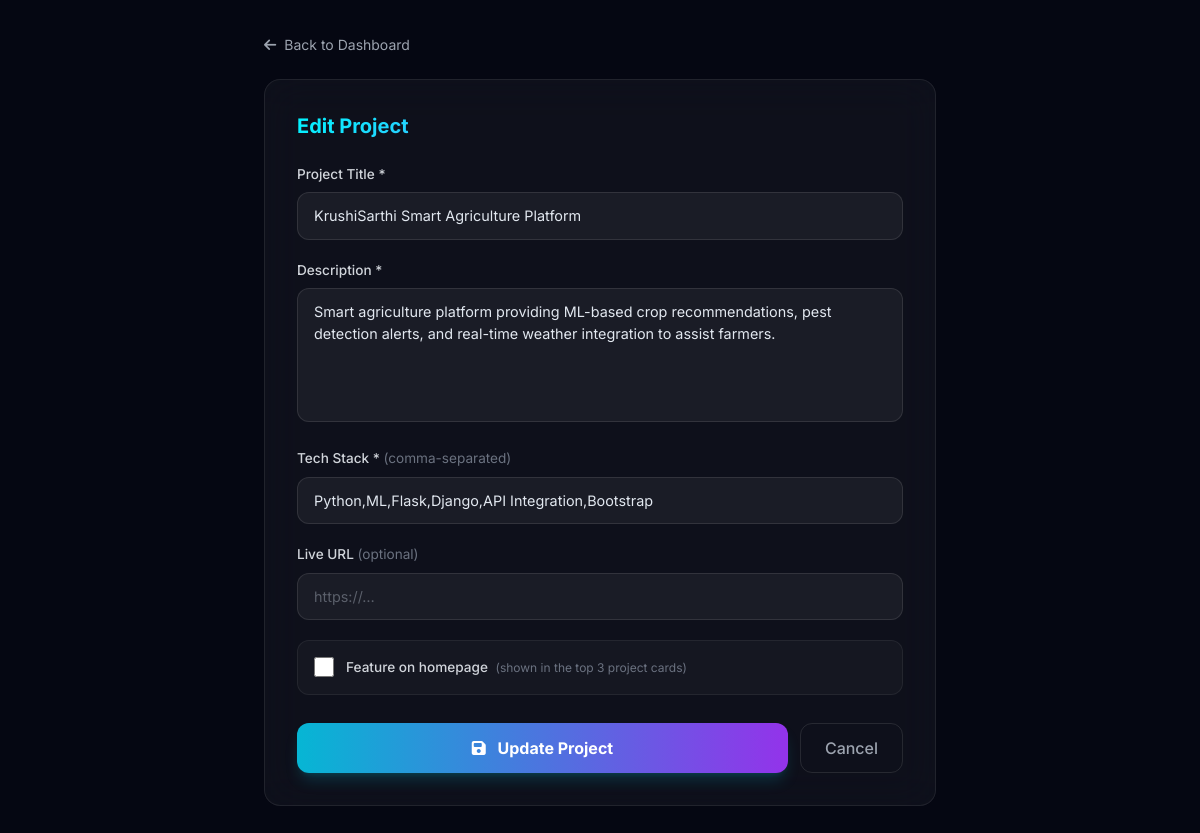
Page /admin/project/edit/7 (signed in) on the committed database.
### tables this page shows
CREATE TABLE projects (
        id INTEGER PRIMARY KEY AUTOINCREMENT,
        title TEXT NOT NULL,
        description TEXT NOT NULL,
        tech_stack TEXT NOT NULL,
        live_url TEXT,
        is_featured INTEGER DEFAULT 0,
        created_at TEXT NOT NULL
    );

### app.py (the view, shortened to what this page needs)
@app.route("/admin/project/edit/<int:pid>", methods=["GET", "POST"])
@admin_required
def admin_edit_project(pid):
    conn    = get_db()
    project = conn.execute("SELECT * FROM projects WHERE id=?", (pid,)).fetchone()
    conn.close()
    return render_template("admin/project_form.html", project=project)

### app.py (called while the page is built)
def get_db():
    conn = sqlite3.connect(DB_PATH)
    conn.row_factory = sqlite3.Row
    return conn

def admin_required(f):
    @functools.wraps(f)
    def decorated(*args, **kwargs):
        if not session.get("admin_logged_in"):
            return redirect(url_for("admin_login"))
        return f(*args, **kwargs)
    return decorated

### templates/admin/project_form.html (shortened to what this page needs)
<!DOCTYPE html>
<html lang="en">
<head>
  <script src="https://cdn.tailwindcss.com"></script>
  <link rel="stylesheet" href="https://cdnjs.cloudflare.com/ajax/libs/font-awesome/6.5.0/css/all.min.css"/>
</head>
<body class="min-h-screen p-8">
  <div class="max-w-2xl mx-auto">
    <a href="/admin" class="inline-flex items-center gap-2 text-sm text-gray-400 hover:text-cyan-400 transition-colors mb-6 group">
      <i class="fas fa-arrow-left group-hover:-translate-x-1 transition-transform"></i>Back to Dashboard
    </a>
    <div class="glass p-8">
      <h1 class="text-xl font-bold mb-6 grad-text">
        {% if project %}Edit Project{% else %}Add New Project{% endif %}
      </h1>
      <form method="POST" class="space-y-5">
        <div>
          <label>Project Title *</label>
          <input name="title" type="text" required class="input-field"
            value="{{ project.title if project else '' }}"
            placeholder="e.g. Student Management System"/>
        </div>
        <div>
          <label>Description *</label>
          <textarea name="description" rows="5" required class="input-field resize-none"
            placeholder="Describe what the project does and what problem it solves…">{{ project.description if project else '' }}</textarea>
        </div>
        <div>
          <label>Tech Stack * <span class="text-gray-500 font-normal">(comma-separated)</span></label>
          <input name="tech_stack" type="text" required class="input-field"
            value="{{ project.tech_stack if project else '' }}"
            placeholder="Python, Django, MySQL, Bootstrap"/>
        </div>
        <div>
          <label>Live URL <span class="text-gray-500 font-normal">(optional)</span></label>
          <input name="live_url" type="url" class="input-field"
            value="{{ project.live_url if project else '' }}"
            placeholder="https://…"/>
        </div>
        <div class="flex items-center gap-3 p-4 rounded-xl"
          style="background:rgba(255,255,255,0.03);border:1px solid rgba(255,255,255,0.06);">
          <input name="is_featured" type="checkbox" id="is_featured" class="w-5 h-5 accent-cyan-400"
            {% if project and project.is_featured %}checked{% endif %}/>
          <label for="is_featured" class="mb-0 cursor-pointer">
            Feature on homepage
            <span class="text-gray-500 font-normal text-xs ml-1">(shown in the top 3 project cards)</span>
          </label>
        </div>
        <div class="flex gap-3 pt-2">
          <button type="submit"
            class="flex-1 py-3 rounded-xl font-bold text-white bg-gradient-to-r from-cyan-500 to-purple-600
                   hover:brightness-110 transition-all shadow-lg shadow-cyan-500/20">
            <i class="fas {% if project %}fa-save{% else %}fa-plus{% endif %} mr-2"></i>
            {% if project %}Update{% else %}Add{% endif %} Project
          </button>
          <a href="/admin"
            class="px-6 py-3 rounded-xl border border-white/10 text-gray-400 hover:text-white hover:border-white/20
                   transition-all font-medium text-center">Cancel</a>
        </div>
      </form>
    </div>
  </div>
</body>
</html>

### templates/admin/project_form.html (style rules this page uses)
body { font-family:'Inter',sans-serif; background:#050712; color:#e2e8f0; }
.glass { background:rgba(255,255,255,0.04); backdrop-filter:blur(20px); border:1px solid rgba(255,255,255,0.08); border-radius:16px; }
.input-field { width:100%; padding:12px 16px; border-radius:12px; font-size:.9rem; background:rgba(255,255,255,0.05); border:1px solid rgba(255,255,255,0.1); color:#e2e8f0; outline:none; transition:all .3s; font-family:inherit; }
.input-field::placeholder { color:rgba(156,163,175,0.5); }
label { display:block; font-size:.85rem; font-weight:500; color:#d1d5db; margin-bottom:8px; }
.grad-text { background:linear-gradient(135deg,#00f5ff,#b347ff); -webkit-background-clip:text; -webkit-text-fill-color:transparent; }

### rows in the picture
projects: title "KrushiSarthi Smart Agriculture Platform", description "Smart agriculture platform providing ML-based crop recommendations, pest detection alerts, and real-time weather integration to assist farmers.", tech_stack "Python,ML,Flask,Django,API Integration,Bootstrap"
